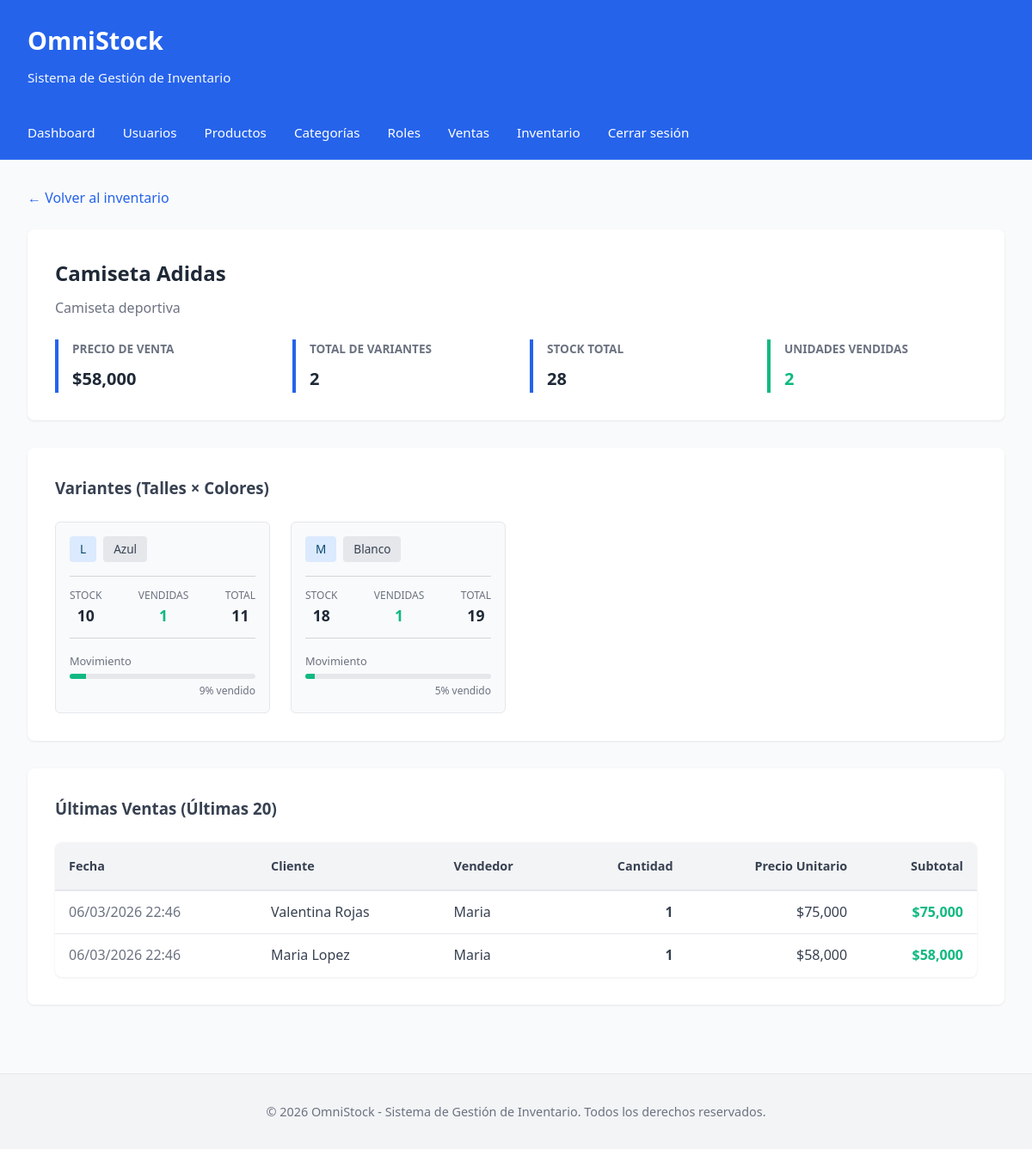
The page /inventario/detalle.php?id=2 (signed in) on the database its author committed.
### tables this page shows
CREATE TABLE productos(
id_producto INT AUTO_INCREMENT PRIMARY KEY,
nom_producto VARCHAR(100),
descripcion VARCHAR(255),
precio_compra DECIMAL(10,2),
precio_venta DECIMAL(10,2),
categoria INT,
estado TINYINT DEFAULT 1,
FOREIGN KEY (categoria) REFERENCES categoria(id_categoria)
);

CREATE TABLE inventario(
id_inventario INT AUTO_INCREMENT PRIMARY KEY,
producto INT,
talla INT,
color INT,
stock INT DEFAULT 0,
FOREIGN KEY (producto) REFERENCES productos(id_producto),
FOREIGN KEY (talla) REFERENCES tallas(id_talla),
FOREIGN KEY (color) REFERENCES colores(id_color)
);

CREATE TABLE tallas(
id_talla INT AUTO_INCREMENT PRIMARY KEY,
nombre_talla VARCHAR(10)
);

CREATE TABLE colores(
id_color INT AUTO_INCREMENT PRIMARY KEY,
nombre_color VARCHAR(30)
);

CREATE TABLE detalle_venta(
id_detalle INT AUTO_INCREMENT PRIMARY KEY,
venta INT,
inventario INT,
cantidad INT,
precio DECIMAL(10,2),
subtotal DECIMAL(10,2),
FOREIGN KEY (venta) REFERENCES ventas(id_venta),
FOREIGN KEY (inventario) REFERENCES inventario(id_inventario)
);

CREATE TABLE ventas(
id_venta INT AUTO_INCREMENT PRIMARY KEY,
fecha TIMESTAMP DEFAULT CURRENT_TIMESTAMP,
cliente INT,
usuario INT,
total DECIMAL(10,2),
FOREIGN KEY (cliente) REFERENCES clientes(id_cliente),
FOREIGN KEY (usuario) REFERENCES usuarios(id_usuario)
);

CREATE TABLE clientes(
id_cliente INT AUTO_INCREMENT PRIMARY KEY,
nombre VARCHAR(100),
telefono VARCHAR(20),
correo VARCHAR(100)
);

CREATE TABLE usuarios(
id_usuario INT AUTO_INCREMENT PRIMARY KEY,
nom_usuario VARCHAR(50),
apell_usuario VARCHAR(50),
tipo_documento INT,
N_documento VARCHAR(20),
telefono VARCHAR(20),
correo_usuario VARCHAR(100),
password_usuario VARCHAR(255),
rol INT,
FOREIGN KEY (tipo_documento) REFERENCES tip_documento(id_tip_documento),
FOREIGN KEY (rol) REFERENCES rol(id_rol)
);

### inventario/detalle.php (the view, shortened to what this page needs)
<?php
include("../config/conexion.php");
$id_producto = intval($_GET['id']);
include("../includes/header.php");
$producto_sql = "SELECT * FROM productos WHERE id_producto = $id_producto";
$producto_result = $conn->query($producto_sql);
$producto = $producto_result->fetch_assoc();
$variantes_sql = "SELECT
    i.id_inventario,
    i.stock,
    t.nombre_talla,
    c.nombre_color,
    COALESCE(SUM(dv.cantidad), 0) as cantidad_vendida,
    i.stock + COALESCE(SUM(dv.cantidad), 0) as stock_original
FROM inventario i
LEFT JOIN tallas t ON i.talla = t.id_talla
LEFT JOIN colores c ON i.color = c.id_color
LEFT JOIN detalle_venta dv ON i.id_inventario = dv.inventario
WHERE i.producto = $id_producto
GROUP BY i.id_inventario, i.stock, t.nombre_talla, c.nombre_color
ORDER BY t.nombre_talla ASC, c.nombre_color ASC";
$variantes_result = $conn->query($variantes_sql);
$ventas_sql = "SELECT
    v.id_venta,
    v.fecha,
    dv.cantidad,
    dv.precio,
    dv.subtotal,
    u.nom_usuario,
    c.nombre as cliente_nombre
FROM detalle_venta dv
JOIN ventas v ON dv.venta = v.id_venta
JOIN inventario i ON dv.inventario = i.id_inventario
LEFT JOIN usuarios u ON v.usuario = u.id_usuario
LEFT JOIN clientes c ON v.cliente = c.id_cliente
WHERE i.producto = $id_producto
ORDER BY v.fecha DESC
LIMIT 20";
$ventas_result = $conn->query($ventas_sql);
?>
<a href="index.php" class="back-link">← Volver al inventario</a>
<div class="detalle-header">
    <h2><?php echo htmlspecialchars($producto['nom_producto']); ?></h2>
    <p style="color: #6b7280; margin: 0.5rem 0 0 0;"><?php echo htmlspecialchars($producto['descripcion'] ?? ''); ?></p>
    <div class="detalle-info">
        <div class="info-item">
            <div class="info-label">Precio de Venta</div>
            <div class="info-value">$<?php echo number_format($producto['precio_venta'], 0); ?></div>
        </div>
        <?php
        $totales_sql = "SELECT
            COUNT(DISTINCT i.id_inventario) as total_variantes,
            SUM(i.stock) as stock_total,
            COALESCE(SUM(dv.cantidad), 0) as vendidas_total
        FROM inventario i
        LEFT JOIN detalle_venta dv ON i.id_inventario = dv.inventario
        WHERE i.producto = $id_producto";
        $totales_result = $conn->query($totales_sql);
        $totales = $totales_result->fetch_assoc();
        ?>
        <div class="info-item">
            <div class="info-label">Total de Variantes</div>
            <div class="info-value"><?php echo $totales['total_variantes']; ?></div>
        </div>
        <div class="info-item">
            <div class="info-label">Stock Total</div>
            <div class="info-value"><?php echo number_format($totales['stock_total']); ?></div>
        </div>
        <div class="info-item" style="border-left-color: #10b981;">
            <div class="info-label">Unidades Vendidas</div>
            <div class="info-value" style="color: #10b981;"><?php echo number_format($totales['vendidas_total']); ?></div>
        </div>
    </div>
</div>
<div class="variantes-section">
    <h3>Variantes (Talles × Colores)</h3>
    <div class="variantes-grid">
        <?php
        if($variantes_result->num_rows == 0):
        ?>
            <p style="color: #6b7280;">No hay variantes registradas para este producto</p>
        <?php
        else:
            while($variante = $variantes_result->fetch_assoc()):
        ?>
            <div class="variante-card">
                <div class="variante-header">
                    <span class="variante-badge"><?php echo htmlspecialchars($variante['nombre_talla'] ?? 'N/A'); ?></span>
                    <span class="variante-badge color"><?php echo htmlspecialchars($variante['nombre_color'] ?? 'N/A'); ?></span>
                </div>
                <div class="variante-stats">
                    <div class="variante-stat">
                        <div class="variante-stat-label">Stock</div>
                        <div class="variante-stat-value"><?php echo $variante['stock']; ?></div>
                    </div>
                    <div class="variante-stat">
                        <div class="variante-stat-label">Vendidas</div>
                        <div class="variante-stat-value" style="color: #10b981;"><?php echo $variante['cantidad_vendida']; ?></div>
                    </div>
                    <div class="variante-stat">
                        <div class="variante-stat-label">Total</div>
                        <div class="variante-stat-value"><?php echo $variante['stock_original']; ?></div>
                    </div>
                </div>
                <?php
                $porcentaje_vendido = $variante['stock_original'] > 0
                    ? round(($variante['cantidad_vendida'] / $variante['stock_original']) * 100)
                    : 0;
                ?>
                <div style="margin-top: 1rem;">
                    <div style="font-size: 0.8rem; color: #6b7280; margin-bottom: 0.25rem;">Movimiento</div>
                    <div style="background: #e5e7eb; height: 6px; border-radius: 3px; overflow: hidden;">
                        <div style="background: #10b981; height: 100%; width: <?php echo $porcentaje_vendido; ?>%;"></div>
                    </div>
                    <div style="font-size: 0.75rem; color: #6b7280; margin-top: 0.25rem; text-align: right;">
                        <?php echo $porcentaje_vendido; ?>% vendido
                    </div>
                </div>
            </div>
        <?php
            endwhile;
        endif;
        ?>
    </div>
</div>
<div class="ventas-section">
    <h3>Últimas Ventas (Últimas 20)</h3>
    <?php
    if($ventas_result->num_rows == 0):
    ?>
        <p style="color: #6b7280; margin-top: 1rem;">Este producto aún no ha sido vendido</p>
    <?php
    else:
    ?>
        <table class="ventas-table">
            <thead>
                <tr>
                    <th>Fecha</th>
                    <th>Cliente</th>
                    <th>Vendedor</th>
                    <th style="text-align: right;">Cantidad</th>
                    <th style="text-align: right;">Precio Unitario</th>
                    <th style="text-align: right;">Subtotal</th>
                </tr>
            </thead>
            <tbody>
                <?php
                $ventas_result->data_seek(0);
                while($venta = $ventas_result->fetch_assoc()):
                ?>
                    <tr>
                        <td>
                            <span style="color: #6b7280;">
                                <?php echo date('d/m/Y H:i', strtotime($venta['fecha'])); ?>
                            </span>
                        </td>
                        <td><?php echo htmlspecialchars($venta['cliente_nombre'] ?? 'Sin cliente'); ?></td>
                        <td><?php echo htmlspecialchars($venta['nom_usuario'] ?? 'N/A'); ?></td>
                        <td style="text-align: right; font-weight: 600;"><?php echo $venta['cantidad']; ?></td>
                        <td style="text-align: right;">$<?php echo number_format($venta['precio'], 0); ?></td>
                        <td style="text-align: right; font-weight: 600; color: #10b981;">$<?php echo number_format($venta['subtotal'], 0); ?></td>
                    </tr>
                <?php
                endwhile;
                ?>
            </tbody>
        </table>
    <?php
    endif;
    ?>
</div>
<?php include("../includes/footer.php"); ?>

### css/estilos.css (style rules this page uses)
* { margin: 0; padding: 0; box-sizing: border-box; }
body { font-family: 'Segoe UI', Tahoma, Geneva, Verdana, sans-serif; background-color: #f9fafb; color: #374151; line-height: 1.6; }
table { width: 100%; border-collapse: collapse; background-color: white; border-radius: 8px; overflow: hidden; box-shadow: 0 1px 3px rgba(0, 0, 0, 0.08); }
thead { background-color: #f3f4f6; border-bottom: 2px solid #e5e7eb; }
th { padding: 1rem; text-align: left; font-weight: 600; color: #374151; font-size: 0.9rem; }
td { padding: 1rem; border-bottom: 1px solid #e5e7eb; }
tbody tr:last-child td { border-bottom: none; }

### inventario/detalle.php (style rules this page uses)
.detalle-header { background: white; padding: 2rem; border-radius: 8px; margin-bottom: 2rem; box-shadow: 0 1px 3px rgba(0, 0, 0, 0.08); }
.detalle-header h2 { margin-top: 0; color: #1f2937; }
.detalle-info { display: grid; grid-template-columns: repeat(auto-fit, minmax(200px, 1fr)); gap: 2rem; margin-top: 1.5rem; }
.info-item { border-left: 4px solid #2563eb; padding-left: 1rem; }
.info-label { font-size: 0.85rem; color: #6b7280; text-transform: uppercase; font-weight: 600; margin-bottom: 0.5rem; }
.info-value { font-size: 1.25rem; color: #1f2937; font-weight: 600; }
.variantes-section { background: white; padding: 2rem; border-radius: 8px; margin-bottom: 2rem; box-shadow: 0 1px 3px rgba(0, 0, 0, 0.08); }
.variantes-grid { display: grid; grid-template-columns: repeat(auto-fill, minmax(250px, 1fr)); gap: 1.5rem; margin-top: 1.5rem; }
.variante-card { border: 1px solid #e5e7eb; border-radius: 6px; padding: 1rem; background: #f9fafb; }
.variante-header { display: flex; gap: 0.5rem; margin-bottom: 1rem; }
.variante-badge { display: inline-block; padding: 0.25rem 0.75rem; background-color: #dbeafe; color: #0c4a6e; border-radius: 4px; font-size: 0.85rem; font-weight: 500; }
.variante-badge.color { background-color: #e5e7eb; color: #374151; }
.variante-stats { display: flex; justify-content: space-between; margin: 1rem 0; padding: 0.75rem 0; border-top: 1px solid #d1d5db; border-bottom: 1px solid #d1d5db; }
.variante-stat { text-align: center; }
.variante-stat-label { font-size: 0.75rem; color: #6b7280; text-transform: uppercase; }
.variante-stat-value { font-size: 1.1rem; font-weight: 700; color: #1f2937; }
.ventas-section { background: white; padding: 2rem; border-radius: 8px; box-shadow: 0 1px 3px rgba(0, 0, 0, 0.08); }
.ventas-table { width: 100%; border-collapse: collapse; margin-top: 1.5rem; }
.ventas-table thead { background-color: #f3f4f6; border-bottom: 2px solid #e5e7eb; }
.ventas-table th { padding: 1rem; text-align: left; font-weight: 600; color: #374151; }
.ventas-table td { padding: 0.75rem 1rem; border-bottom: 1px solid #e5e7eb; }
.back-link { display: inline-block; margin-bottom: 1.5rem; color: #2563eb; text-decoration: none; font-weight: 500; }

### rows shown on the page
productos: nom_producto "Camiseta Adidas", descripcion "Camiseta deportiva", precio_venta "58,000"
inventario: talla.nombre_talla "L", color.nombre_color "Azul", stock "10", cantidad_vendida "1", stock_original "11", porcentaje_vendido "9"
inventario: talla.nombre_talla "M", color.nombre_color "Blanco", stock "18", cantidad_vendida "1", stock_original "19", porcentaje_vendido "5"
detalle_venta: venta.fecha "06/03/2026 22:46", clientes.nombre "Valentina Rojas", usuarios.nom_usuario "Maria", cantidad "1", precio "75,000", subtotal "75,000"
detalle_venta: venta.fecha "06/03/2026 22:46", clientes.nombre "Maria Lopez", usuarios.nom_usuario "Maria", cantidad "1", precio "58,000", subtotal "58,000"

### other values the page prints
$totales['total_variantes'] "2"
$totales['stock_total'] "28"
$totales['vendidas_total'] "2"
